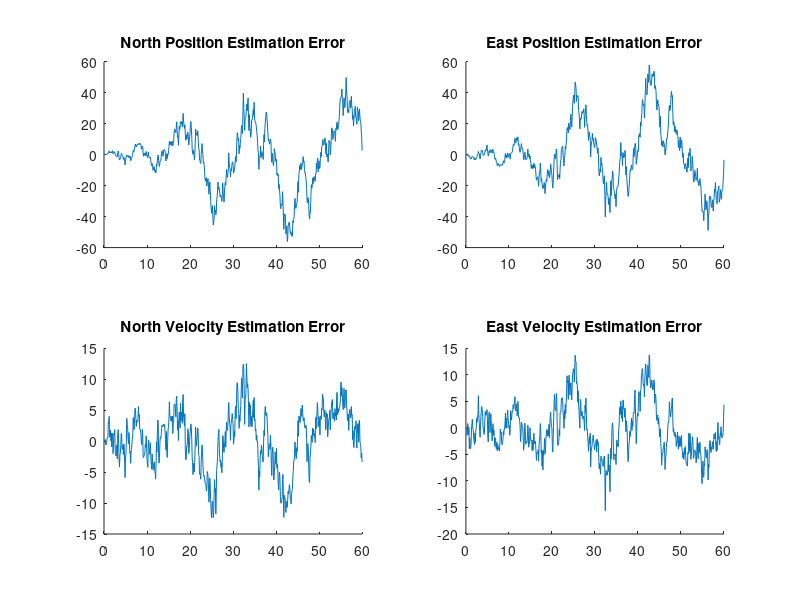
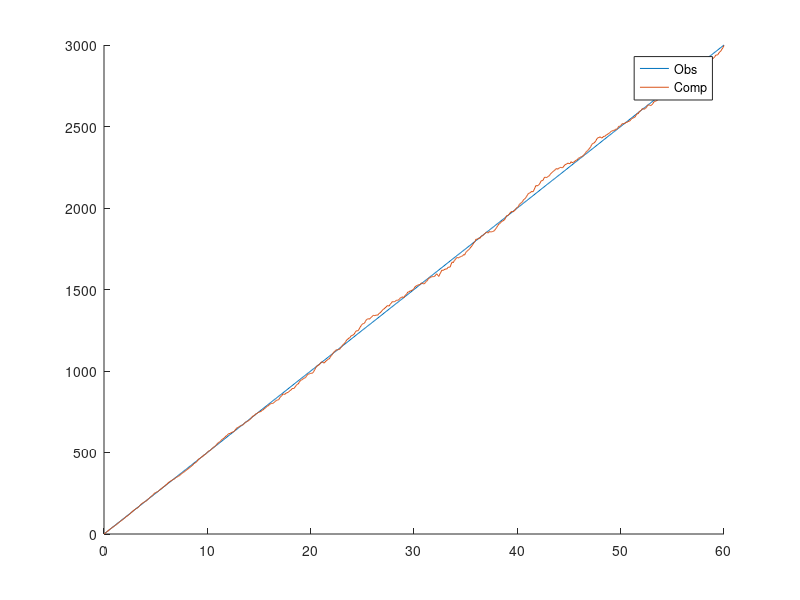

Here is the MATLAB script that generated these plots, in order:
clc; clear all; close all;
rng(12)
store_x = [];
dt = 0.1;
tf = 60;
MeasNoise = 1;
xdotNoise = [0,0,4,4];
Q = diag(xdotNoise);
P = diag([1 1 1 1]); % IF PERFECTLY KNOWN IS IT ZERO COV OR 1 COV
R = diag([1 1]);

x_obs(:, 1) = [0; 0; 50; 50];
N1 = 20;
E1 = 0;
N2 = 0;
E2 = 20;
y_obs(:, 1) = [sqrt((x_obs(1,1)-N1)^2 + (x_obs(2,1)-E1)^2);
               sqrt((x_obs(1,1)-N2)^2 + (x_obs(2,1)-E2)^2)];
A = [1 0 dt 0;
     0 1 0 dt;
     0 0 1 0;
     0 0 0 1];

x_obs = [0; 0; 50; 50]; % initial state
xhat = [0; 0; 50; 50]; % initial state estimate

T = 0.1; % measurement time step
tf = 60; % simulation length
dt = tf / 40000; % time step for integration
xArray = x_obs;
xhatArray = xhat;
for t = T : T : tf
   % Simulate the system.
   A = [1 0 T 0;
        0 1 0 T;
        0 0 1 0;
        0 0 0 1];
   x_obs = A*x_obs;
   
   % Simulate the measurement.
   y_obs = [sqrt((x_obs(1)-N1)^2 + (x_obs(2)-E1)^2);
            sqrt((x_obs(1)-N2)^2 + (x_obs(2)-E2)^2)] + sqrt(diag(R)).*randn(2,1);
   % Simulate the continuous-time part of the filter.
   A = [1 0 T 0;
        0 1 0 T;
        0 0 1 0;
        0 0 0 1];
   xhat = A*xhat;
   P = A*P*A' + Q;
   
   x1 = xhat(1);
   x2 = xhat(2);
   H = [-(N1 - x1)/((E1 - x2)^2 + (N1 - x1)^2)^(1/2) -(E1 - x2)/((E1 - x2)^2 + (N1 - x1)^2)^(1/2) 0 0;
        -(N2 - x1)/((E2 - x2)^2 + (N2 - x1)^2)^(1/2) -(E2 - x2)/((E2 - x2)^2 + (N2 - x1)^2)^(1/2) 0 0];
   y_comp = [sqrt((x1-N1)^2 + (x2-E1)^2);
             sqrt((x1-N2)^2 + (x2-E2)^2)];
   K = P * H' * inv(H * P * H' + R);
   xhat = xhat + K * (y_obs - y_comp);
   P = (eye(4) - K * H) * P;
   % Save data for plotting.
   xArray = [xArray x_obs];
   xhatArray = [xhatArray xhat];
%    Parray = [Parray P(3,3)];
end

% Plot data
%     close all;
t = 0 : T : tf;

err = xArray - xhatArray;

figure(1)
subplot(2,2,1)
hold on
plot(t, err(1,:))
title('North Position Estimation Error')
subplot(2,2,2)
hold on
plot(t, err(2,:))
title('East Position Estimation Error')
subplot(2,2,3)
hold on
plot(t, err(3,:))
title('North Velocity Estimation Error')
subplot(2,2,4)
hold on
plot(t, err(4,:))
title('East Velocity Estimation Error')

figure(2)
hold on
plot(t, xArray(1,:))
plot(t, xhatArray(1,:))
legend('Obs', 'Comp')
